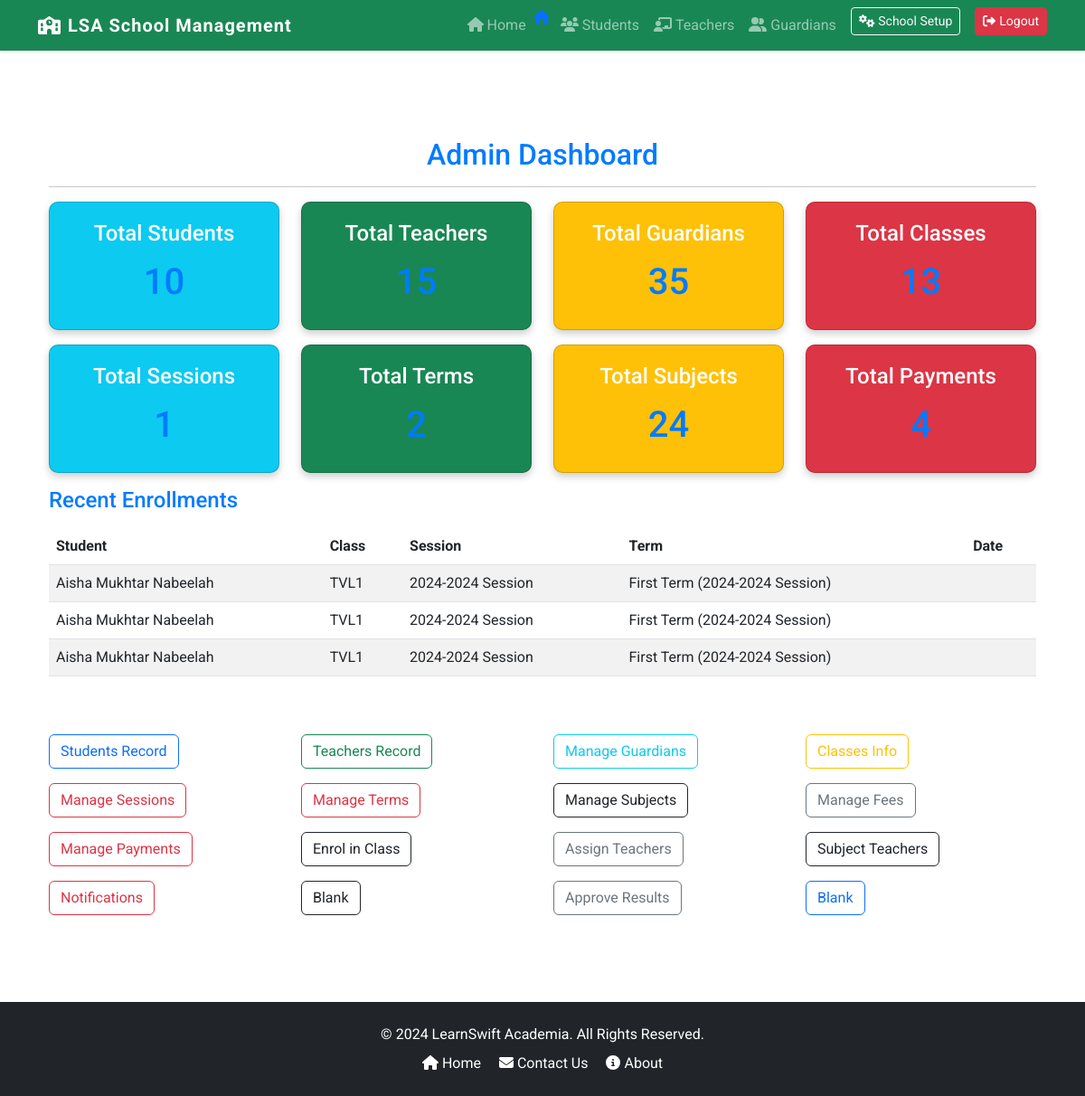
The page /setup/ (signed in) on the database its author committed.
### core/models.py (models this page shows, shortened)
class Enrollment(models.Model):
    student = models.ForeignKey(Student, on_delete=models.CASCADE, related_name='enrollments')
    class_enrolled = models.ForeignKey(Class, on_delete=models.CASCADE)
    session = models.ForeignKey(Session, on_delete=models.CASCADE)
    term = models.ForeignKey(Term, on_delete=models.CASCADE)
    is_active = models.BooleanField(default=False)

class Student(models.Model):
    GENDER_CHOICES = [
        ('M', 'Male'),
        ('F', 'Female'),
    ]
    STATUS_CHOICES = [
        ('active', 'Active'),
        ('dormant', 'Dormant'),
        ('left', 'Left School'),
    ]
    user = models.OneToOneField(CustomUser, on_delete=models.CASCADE, primary_key=True, related_name='student')
    LSA_number = models.CharField(max_length=20, unique=True, null=True)
    profile_image = models.ImageField(upload_to='media/profile_images/', default='profile_images/default.jpg')
    date_of_birth = models.DateField()
    gender = models.CharField(max_length=1, choices=GENDER_CHOICES)
    student_guardian = models.ForeignKey('Guardian', on_delete=models.SET_NULL, null=True, related_name='students')
    relationship = models.CharField(max_length=50)
    current_class = models.ForeignKey('Class', on_delete=models.SET_NULL, null=True, blank=True, related_name='enrolled_students', default=None)
    status = models.CharField(max_length=10, choices=STATUS_CHOICES, default='active')
    promotion_history = models.TextField(blank=True)  # To store history of movements as JSON
    def __str__(self):
        return self.user.get_full_name()

class CustomUser(AbstractUser):
    USER_ROLES = (
        ('student', 'Student'),
        ('teacher', 'Teacher'),
        ('guardian', 'Guardian'),
        ('accountant', 'Accountant'),
        ('admin', 'Admin'),
    )
    role = models.CharField(max_length=20, choices=USER_ROLES)

class Class(models.Model):
    LEVEL_CHOICES = [
        ('Primary', 'Primary'),
        ('Secondary', 'Secondary'),
    ]
    name = models.CharField(max_length=20, unique=True)
    school_level = models.CharField(max_length=20, choices=LEVEL_CHOICES, unique=False, default=None)
    description = models.TextField()
    teacher = models.ForeignKey('Teacher', on_delete=models.SET_NULL, null=True, blank=True, related_name='classes')
    subjects = models.ManyToManyField('Subject', related_name='class_set', blank=True)  # Assuming you have a Subject model
    students = models.ManyToManyField('Student', related_name='classes', blank=True)
    order = models.PositiveIntegerField(null=True)  # Order defines the class progression
    def __str__(self):
        return self.name

class Session(models.Model):
    start_date = models.DateField()
    end_date = models.DateField()
    is_active = models.BooleanField(default=True)
    @property
    def name(self):
        start_year = self.start_date.year
        end_year = self.end_date.year
        return f"{start_year}-{end_year} Session"
    def __str__(self):
        return self.name

class Term(models.Model):
    TERM_OPTIONS = [
        ('First Term', 'First'),
        ('Second Term', 'Second'),
        ('Third Term', 'Third'),
    ]
    session = models.ForeignKey(Session, related_name='terms', on_delete=models.CASCADE)
    name = models.CharField(max_length=20, choices=TERM_OPTIONS)
    start_date = models.DateField()
    end_date = models.DateField()
    is_active = models.BooleanField(default=True)
    def __str__(self):
        return f"{self.name} ({self.session.name})"

### core/views.py (the view)
# urls.py: path('setup/', AdminDashboardView.as_view(), name='school_setup'),
class AdminDashboardView(AdminRequiredMixin, TemplateView):
    template_name = 'setup/dashboard.html'
    def get_context_data(self, **kwargs):
        context = super().get_context_data(**kwargs)
        context['student_count'] = Student.objects.count()
        context['teacher_count'] = Teacher.objects.count()
        context['guardian_count'] = Guardian.objects.count()
        context['class_count'] = Class.objects.count()
        context['session_count'] = Session.objects.count()
        context['term_count'] = Term.objects.count()
        context['subject_count'] = Subject.objects.count()
        context['payment_count'] = Payment.objects.count()
        context['recent_enrollments'] = Enrollment.objects.order_by('-id')[:5]
        return context

### core/views.py (called while the page is built)
    def test_func(self):
        return self.request.user.is_superuser

### core/templates/setup/dashboard.html (shortened to what this page needs)
{% extends 'base.html' %}
{% block content %}
<div class="container mt-5">
    <div class="row">
        <div class="col-md-12">
            <h2 class="text-center">Admin Dashboard</h2>
            <hr>
        </div>
    </div>
    <div class="row text-center">
        <div class="col-md-3">
            <div class="card bg-info text-white mb-3">
                <div class="card-body">
                    <h5 class="card-title">Total Students</h5>
                    <h1>{{ student_count }}</h1>
                </div>
            </div>
        </div>
        <div class="col-md-3">
            <div class="card bg-success text-white mb-3">
                <div class="card-body">
                    <h5 class="card-title">Total Teachers</h5>
                    <h1>{{ teacher_count }}</h1>
                </div>
            </div>
        </div>
        <div class="col-md-3">
            <div class="card bg-warning text-white mb-3">
                <div class="card-body">
                    <h5 class="card-title">Total Guardians</h5>
                    <h1>{{ guardian_count }}</h1>
                </div>
            </div>
        </div>
        <div class="col-md-3">
            <div class="card bg-danger text-white mb-3">
                <div class="card-body">
                    <h5 class="card-title">Total Classes</h5>
                    <h1>{{ class_count }}</h1>
                </div>
            </div>
        </div>
    </div>
    <div class="row text-center">
        <div class="col-md-3">
            <div class="card bg-info text-white mb-3">
                <div class="card-body">
                    <h5 class="card-title">Total Sessions</h5>
                    <h1>{{ session_count }}</h1>
                </div>
            </div>
        </div>
        <div class="col-md-3">
            <div class="card bg-success text-white mb-3">
                <div class="card-body">
                    <h5 class="card-title">Total Terms</h5>
                    <h1>{{ term_count }}</h1>
                </div>
            </div>
        </div>
        <div class="col-md-3">
            <div class="card bg-warning text-white mb-3">
                <div class="card-body">
                    <h5 class="card-title">Total Subjects</h5>
                    <h1>{{ subject_count }}</h1>
                </div>
            </div>
        </div>
        <div class="col-md-3">
            <div class="card bg-danger text-white mb-3">
                <div class="card-body">
                    <h5 class="card-title">Total Payments</h5>
                    <h1>{{ payment_count }}</h1>
                </div>
            </div>
        </div>
    </div>
    <div class="row">
        <div class="col-md-12">
            <h4 class="mb-3">Recent Enrollments</h4>
            <table class="table table-striped">
                <thead>
                    <tr>
                        <th>Student</th>
                        <th>Class</th>
                        <th>Session</th>
                        <th>Term</th>
                        <th>Date</th>
                    </tr>
                </thead>
                <tbody>
                    {% for enrollment in recent_enrollments %}
                    <tr>
                        <td>{{ enrollment.student }}</td>
                        <td>{{ enrollment.class_enrolled }}</td>
                        <td>{{ enrollment.session }}</td>
                        <td>{{ enrollment.term }}</td>
                        <td>{{ enrollment.created_at|date:"Y-m-d" }}</td>
                    </tr>
                    {% empty %}
                    <tr>
                        <td colspan="5" class="text-center">No recent enrollments found.</td>
                    </tr>
                    {% endfor %}
                </tbody>
            </table>
        </div>
    </div>
    <div class="row mt-5">
        <div class="col-md-3">
            <a href="{% url 'student_list' %}" class="btn btn-outline-primary btn-block">Students Record</a>
        </div>
        <div class="col-md-3">
            <a href="{% url 'teacher_list' %}" class="btn btn-outline-success btn-block">Teachers Record</a>
        </div>
        <div class="col-md-3">
            <a href="{% url 'guardian_list' %}" class="btn btn-outline-info btn-block">Manage Guardians</a>
        </div>
        <div class="col-md-3">
            <a href="{% url 'class_list' %}" class="btn btn-outline-warning btn-block">Classes Info</a>
        </div>
    </div>
    <div class="row mt-3">
        <div class="col-md-3">
            <a href="{% url 'session_list' %}" class="btn btn-outline-danger btn-block">Manage Sessions</a>
        </div>
        <div class="col-md-3">
            <a href="{% url 'term_list' %}" class="btn btn-outline-danger btn-block">Manage Terms</a>
        </div>
        <div class="col-md-3">
            <a href="{% url 'subject_list' %}" class="btn btn-outline-dark btn-block">Manage Subjects</a>
        </div>
        <div class="col-md-3">
            <a href="{% url 'fee_assignment_list' %}" class="btn btn-outline-secondary btn-block">Manage Fees</a>
        </div>
    </div>
    <div class="row mt-3">
        <div class="col-md-3">
            <a href="{% url 'payment_list' %}" class="btn btn-outline-danger btn-block">Manage Payments</a>
        </div>
        <div class="col-md-3">
            <a href="{% url 'enrol_student' %}" class="btn btn-outline-dark btn-block">Enrol in Class</a>
        </div>
        <div class="col-md-3">
            <a href="{% url 'assign_teacher' %}" class="btn btn-outline-secondary btn-block">Assign Teachers</a>
        </div>
        <div class="col-md-3">
            <a href="{% url 'subject_assignment_list' %}" class="btn btn-outline-dark btn-block">Subject Teachers</a>
        </div>
    </div>
    <div class="row mt-3">
        <div class="col-md-3">
            <a href="{% url 'notification_list' %}" class="btn btn-outline-danger btn-block">Notifications</a>
        </div>
        <div class="col-md-3">
            <a href="{% url 'subject_assignment_list' %}" class="btn btn-outline-dark btn-block">Blank</a>
        </div>
        <div class="col-md-3">
            <a href="{% url 'result_list' %}" class="btn btn-outline-secondary btn-block">Approve Results</a>
        </div>
        <div class="col-md-3">
            <a href="{% url 'promote_students' %}" class="btn btn-outline-primary btn-block">Blank</a>
        </div>
    </div>
</div>
<br>
<br>
{% endblock %}

### core/static/css/custom.css (style rules this page uses)
:root { --bs-primary: #4e73df; --bs-secondary: #858796; --bs-success: #1cc88a; --bs-info: #36b9cc; --bs-warning: #f6c23e; --bs-danger: #e74a3b; --bs-light: #f8f9fc; --bs-dark: #5a5c69; --bs-font-sans-serif: 'Roboto', sans-serif; }
html, body { height: 100%; margin: 0; display: flex; flex-direction: column; }
body { font-family: 'Roboto', sans-serif; }
h1, h2, h3, h4, h5, h6 { color: #007bff; }
.card { box-shadow: 0 4px 8px 0 rgba(0, 0, 0, 0.2); transition: 0.3s; border-radius: 10px; }
.card-body { padding: 20px; }
.card-title { font-size: 1.5rem; margin-bottom: 15px; }

### rows shown on the page
Enrollment: student "Aisha Mukhtar Nabeelah", class_enrolled "TVL1", session "2024-2024 Session", term "First Term (2024-2024 Session)"
Enrollment: student "Aisha Mukhtar Nabeelah", class_enrolled "TVL1", session "2024-2024 Session", term "First Term (2024-2024 Session)"
Enrollment: student "Aisha Mukhtar Nabeelah", class_enrolled "TVL1", session "2024-2024 Session", term "First Term (2024-2024 Session)"

### other values the page prints
{{ student_count }} "10"
{{ guardian_count }} "35"
{{ session_count }} "1"
{{ subject_count }} "24"
